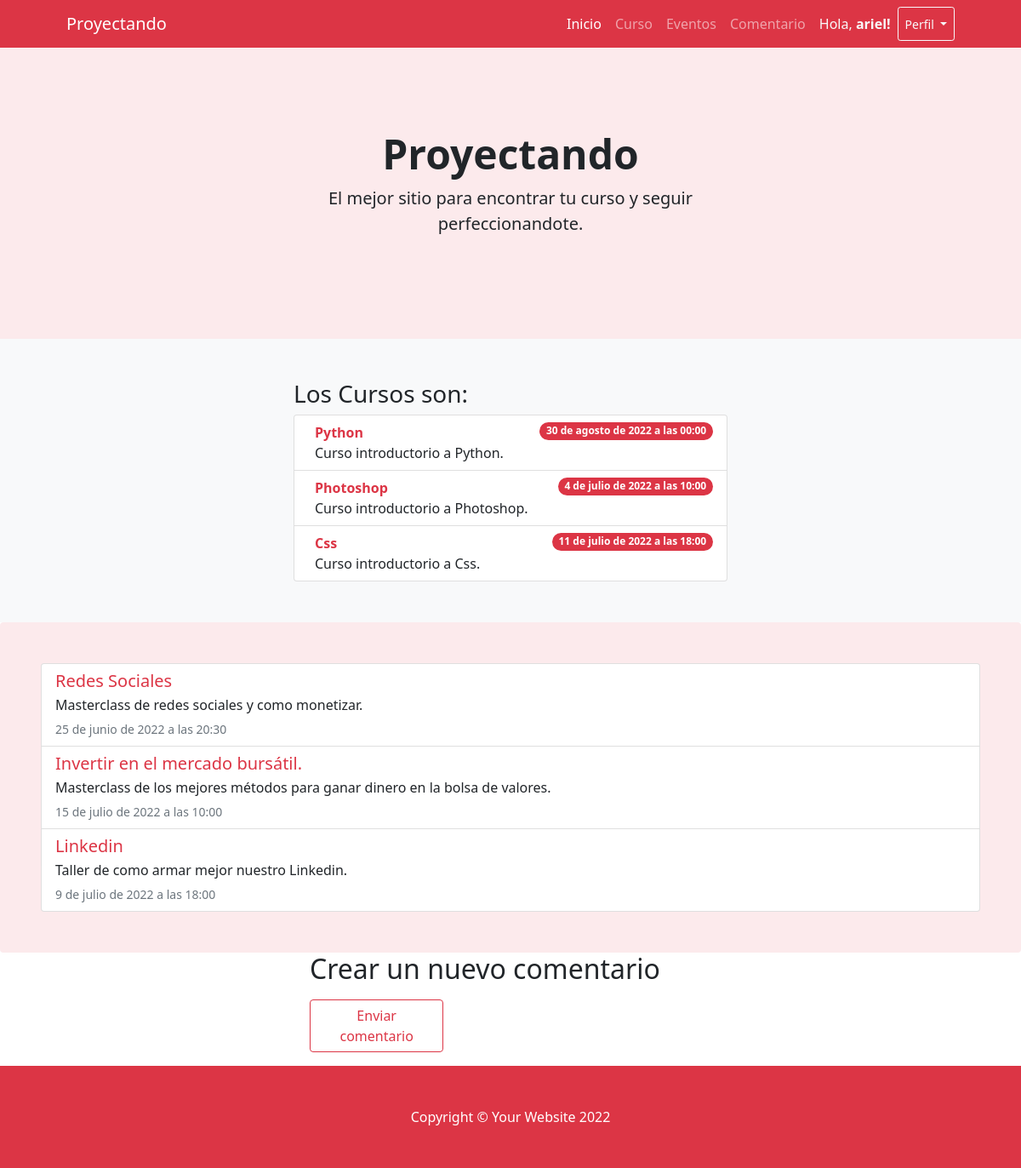
Page / (signed in) on the earlier database version.
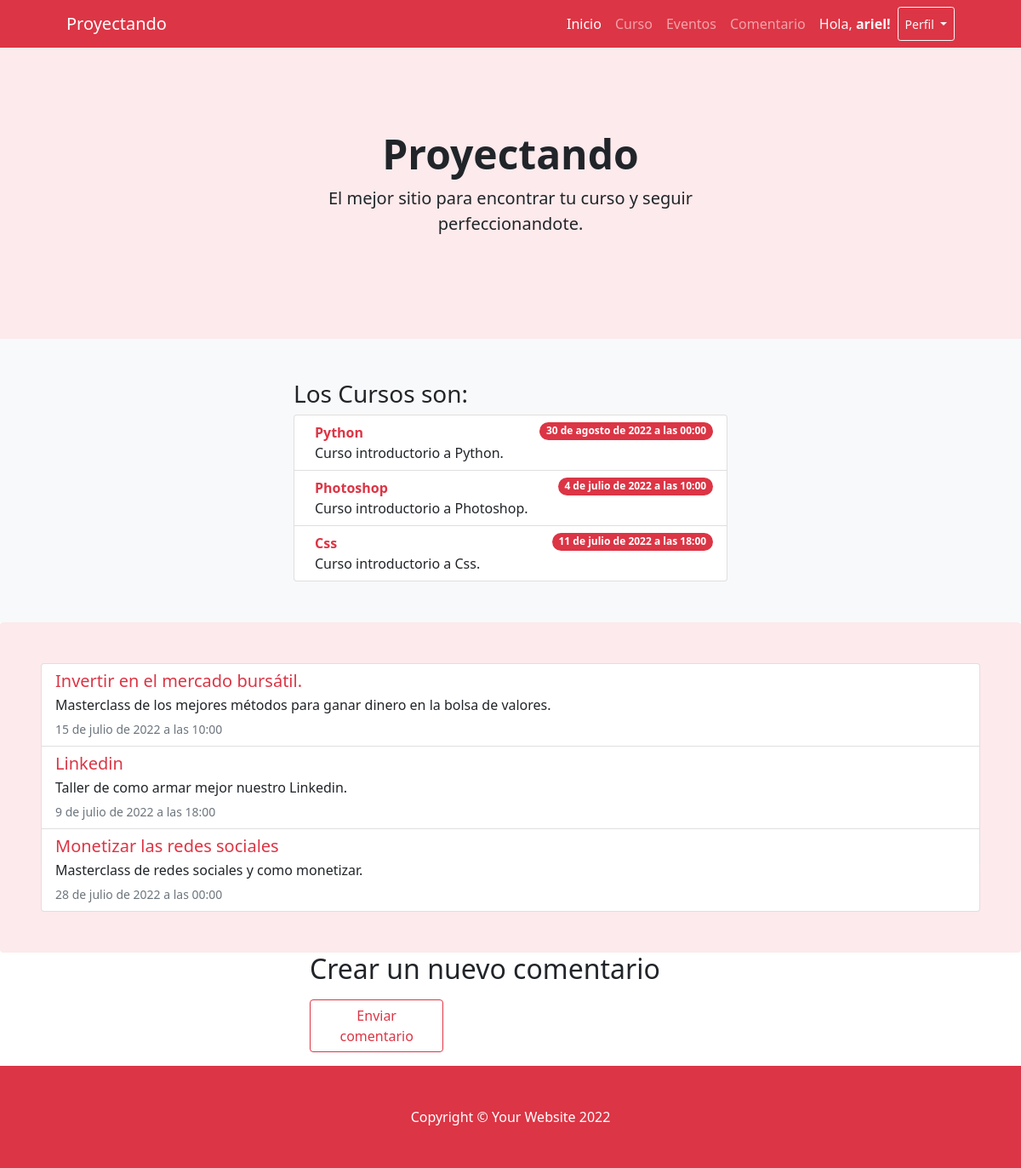
Same page on the later database version.
### proyecto_cursoApp/models.py (models this page shows)
class Curso(models.Model):
    nombre = models.CharField(max_length=30)
    info = models.CharField(max_length=50)
    fecha = models.DateTimeField()

class Evento(models.Model):
    nombre = models.CharField(max_length=50)
    info = models.CharField(max_length=100)
    fecha = models.DateTimeField()

### proyecto_cursoApp/views.py (the view)
def inicio (request):
    curso = Curso.objects.all()[:3]
    evento = Evento.objects.all()[:3]
    ctx = {
       'form':  nuevo_comentario()
     }
    if request.user.is_authenticated:
       try:
            avatar = Avatar.objects.filter(usuario=request.user)
            url = avatar.imagen.url
       except:
           url = "/media/avatar/generica.jpg"
           return render(request,"proyecto_cursoApp/index.html",{'curso': curso , 'evento': evento, 'url': url})
    return render (request,"proyecto_cursoApp/index.html",{'curso': curso , 'evento': evento, 'ctx': ctx})

### proyecto_cursoApp/templates/proyecto_cursoApp/index.html (shortened to what this page needs)
{% extends 'proyecto_cursoApp/base.html' %}
{% load static %}
{% load crispy_forms_tags %}
{% block contenidoPagina %}
<header class="bg-danger p-2 text-dark bg-opacity-10 py-5">
    <div class="container px-5">
        <div class="row gx-5 justify-content-center">
            <div class="col-lg-6">
                <div class="text-center my-5">
                    <h1 class="display-5 fw-bolder text-dark mb-2">Proyectando </h1>
                    <p class="lead text-grey-50 mb-4"> El mejor sitio para encontrar tu curso y seguir perfeccionandote. </p>
                </div>
            </div>
        </div>
    </div>
</header>
<section class="bg-light py-5">
    <div class="container px-5">
        <div class="row gx-6 justify-content-center">
            <div class="col-lg-6">
                <h3>Los Cursos son:</h3>
                <ul class="list-group">
                    {% for x in curso %}
                        <li class="list-group-item d-flex justify-content-between align-items-start">
                            <div class="ms-2 me-auto">
                                <div class="text-danger fw-bold">{{x.nombre}}</div>
                                    {{x.info}}
                            </div>
                            <span class="badge bg-danger rounded-pill">{{x.fecha}}</span>
                        </li>
                    {% endfor %}
                </ul>
            </div>
        </div>
    </div>
</section>
<div class="list-group py-5 px-5 bg-danger p-2 text-dark bg-opacity-10">
    {% for e in evento %}
    <a href="{% url 'evento' %}" class="list-group-item list-group-item-action">
        <div class="d-flex w-100 justify-content-between">
            <h5 class="text-danger mb-1">{{e.nombre}}</h5>
        </div>
        <p class="mb-1">{{e.info}}</p>
        <small class="text-muted">{{e.fecha}}</small>
    </a>
    {% endfor %}
</div>
<div class="row gx-5 justify-content-center">
    <div class="col-lg-5">
        <form action="/" class="" method="post">
            <h2> Crear un nuevo comentario</h2>
            <button class="btn btn-outline-danger my-3 d-grid gap-2 col-4" type="submit">Enviar comentario</button>
        </form>
    </div>
</div>
{% endblock %}

Differences in the rows shown:
removed Evento: nombre "Redes Sociales", info "Masterclass de redes sociales y como monetizar.", fecha "25 de junio de 2022 a las 20:30"
added Evento: nombre "Monetizar las redes sociales", info "Masterclass de redes sociales y como monetizar.", fecha "28 de julio de 2022 a las 00:00"
